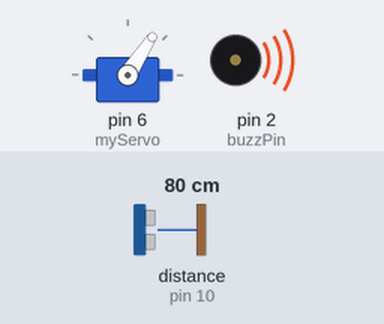
Recording of a sketch running on a simulated Arduino Uno, built with avr-gcc and run on an emulated ATmega328P. On the bench: servo, buzzer (waves = sounding, pin HIGH). Wiring (inferred from the names in the program): ultrasonic range finder: trigger pin 11; echo pin 10. The test bench sets the inputs (shaded band); at power-on: distance to the obstacle (sensor on pin 10) 80 cm. The echo pulse lasts 58.3 µs per cm; pins used as bus, display or sensor lines are not drawn; what the sketch prints to the serial monitor is not drawn.

Above: at 1.27 s.
1.3 s: distance to the obstacle (sensor on pin 10) set to 2 cm
At 1.76 s:
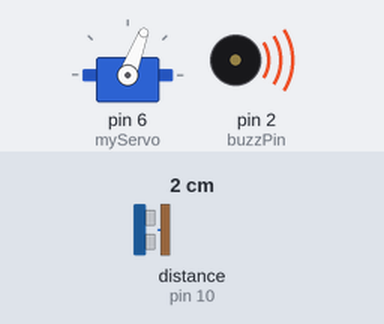
10.3 s: distance to the obstacle (sensor on pin 10) set to 33 cm
At 12.22 s:
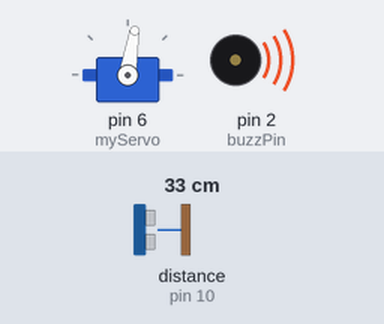
13.3 s: distance to the obstacle (sensor on pin 10) set to 9 cm
At 15.11 s:
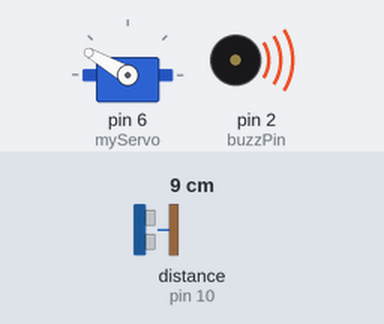
16.3 s: distance to the obstacle (sensor on pin 10) set to 60 cm
Timing chart, 0 to 20.3 s (numbered marks = the images above; inputs shaded):
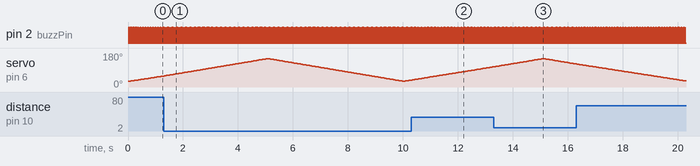

Measured:
- by itself, pin 2 (buzzPin): alternates HIGH for 0.01 s and LOW for 0.03 s

The sketch:

sonar.ino
```cpp
// Includes the Servo library
#include<Servo.h>
// Defines Tirg and Echo pins of the Ultrasonic Sensor
const int trigPin = 11;
const int echoPin = 10;
int const buzzPin = 2;

// Variables for the duration and the distance
long duration;
int distance;
Servo myServo; // Creates a servo object for controlling the servo motor
void setup() {
  pinMode(trigPin, OUTPUT); // Sets the trigPin as an Output
  pinMode(echoPin, INPUT); // Sets the echoPin as an Input
  pinMode(buzzPin, OUTPUT);
  Serial.begin(9600);
  myServo.attach(6); // Defines on which pin is the servo motor attached
}
void loop() {
  // rotates the servo motor from 15 to 165 degrees
  for(int i=30;i<=150;i++){
  myServo.write(i);
  delay(30);
  distance = calculateDistance();// Calls a function for calculating the distance measured by the Ultrasonic sensor for each degree

  Serial.print(i); // Sends the current degree into the Serial Port
  Serial.print(","); // Sends addition character right next to the previous value needed later in the Processing IDE for indexing
  Serial.print(distance); // Sends the distance value into the Serial Port
  Serial.print("."); // Sends addition character right next to the previous value needed later in the Processing IDE for indexing
  }
  // Repeats the previous lines from 165 to 15 degrees
  for(int i=150;i>30;i--){
  myServo.write(i);
  delay(30);
  distance = calculateDistance();
  Serial.print(i);
  Serial.print(",");
  Serial.print(distance);
  Serial.print(".");
  }
}
// Function for calculating the distance measured by the Ultrasonic sensor
int calculateDistance(){
  int d2;
  digitalWrite(trigPin, LOW);
  delayMicroseconds(2);
  // Sets the trigPin on HIGH state for 10 micro seconds
  digitalWrite(trigPin, HIGH);
  delayMicroseconds(10);
  digitalWrite(trigPin, LOW);
  duration = pulseIn(echoPin, HIGH); // Reads the echoPin, returns the sound wave travel time in microseconds
  distance= duration*0.034/2;

  d2 = (duration/2) / 29.1;

  // if distance less than 0.5 meter and more than 0 (0 or less means over range)
  if (d2 <= 150 && d2 >= 0) {
    digitalWrite(buzzPin, HIGH);
    delay(10);
    digitalWrite(buzzPin, LOW);
  } else {
  // Don't buzz
    digitalWrite(buzzPin, LOW);
  }
  return distance;
}
```
